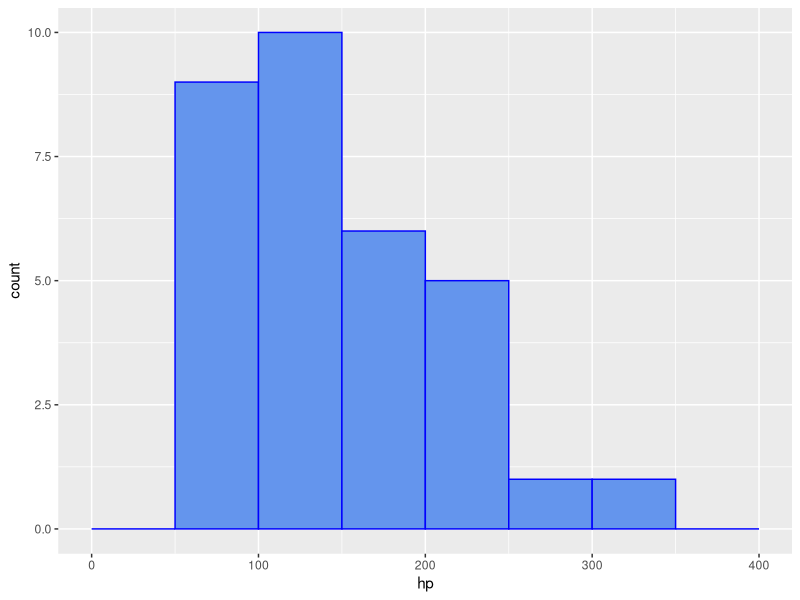
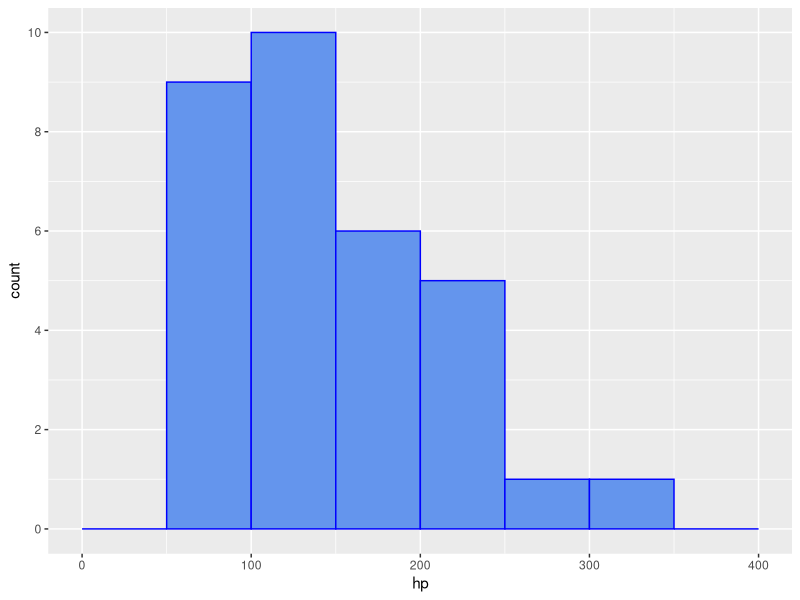
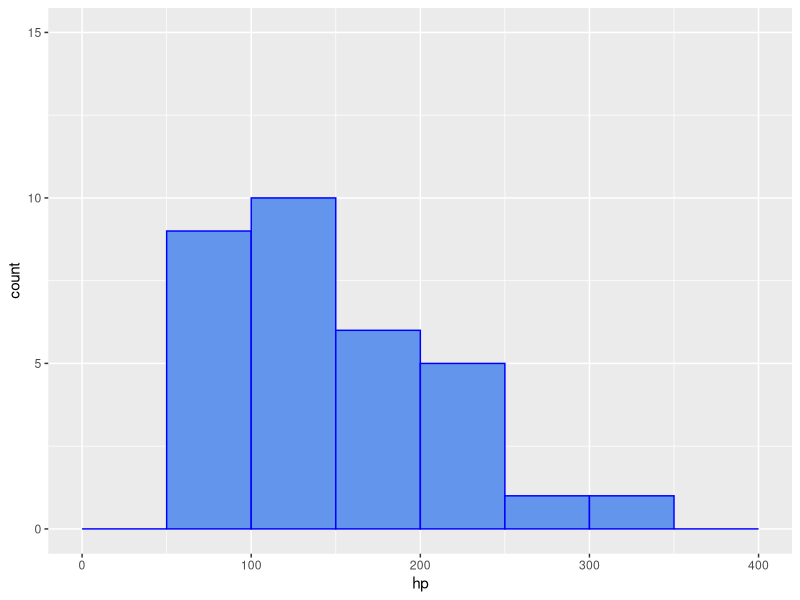
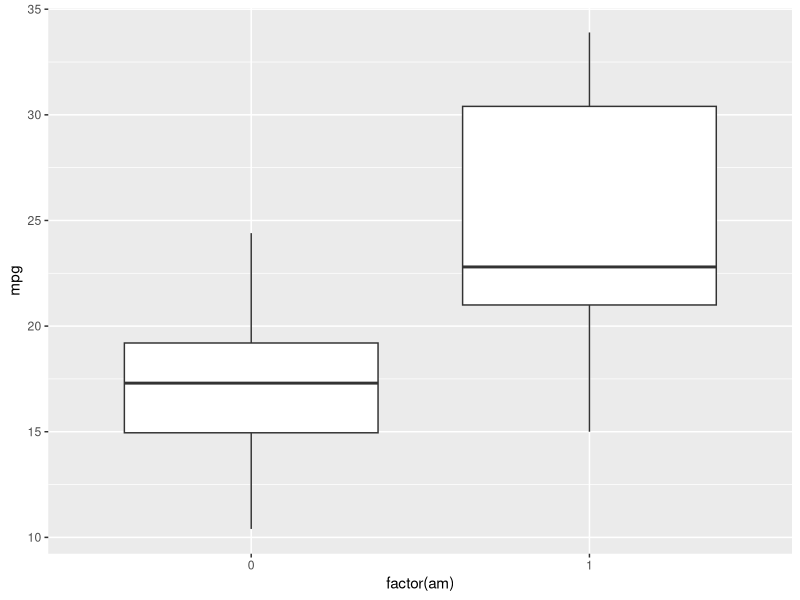
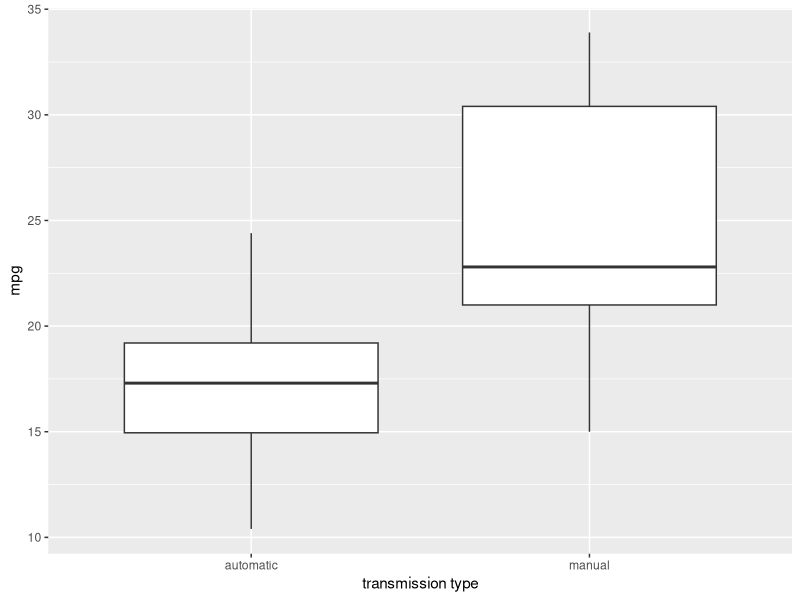

Source code (R) for these figures, in order: (Note: this script raises an error after producing the figures.)
## ---- chunk 1
knitr::opts_chunk$set(echo = TRUE, error = TRUE)
## ---- chunk 2
library(tidyverse)
ggplot(mtcars, aes(x = hp)) +
  geom_histogram(breaks = seq(0, 400, 50),
                 color = "blue", fill = "cornflowerblue")
## ---- chunk 3
ggplot(mtcars, aes(x = hp)) +
  geom_histogram(breaks = seq(0, 400, 50),
                 color = "blue", fill = "cornflowerblue") +
  scale_y_continuous(breaks = seq(0, 10, 2))
## ---- chunk 4
ggplot(mtcars, aes(x = hp)) +
  geom_histogram(breaks = seq(0, 400, 50),
                 color = "blue", fill = "cornflowerblue") +
  scale_y_continuous(limits = c(0, 15))
## ---- chunk 5
ggplot(mtcars, aes(x = factor(am), y = mpg)) + 
  geom_boxplot()
## ---- chunk 6
ggplot(mtcars, aes(x = factor(am), y = mpg)) + 
  geom_boxplot() + 
  scale_x_discrete(name = "transmission type",
                   labels = c("0" = "automatic", "1" = "manual"))
## ---- chunk 7
#| warning: true
#| error: true
ggplot(mtcars, aes(x = factor(am), y = mpg)) + 
  geom_boxplot() + 
  scale_x_continuous(name = "transmission type",
                   labels = c("0" = "automatic", "1" = "manual"))
## ---- chunk 8
#| warning: true
#| error: true
ggplot(mtcars, aes(x = factor(am), y = mpg)) + 
  geom_boxplot() + 
  scale_y_discrete(limits = c(0, 40))

## ---- chunk 9
ggplot(mtcars, aes(x = wt, y = mpg, color = factor(am))) +
  geom_point() +
  scale_color_manual(values = c("#FF8146", "#009BFF"))
## ---- chunk 10
ggplot(mtcars, aes(x = wt, y = mpg, color = factor(am))) +
  geom_point() +
  scale_color_brewer(palette = "Set1")
## ---- chunk 11
library(ggthemes)
ggplot(mtcars, aes(x = wt, y = mpg, color = factor(am))) +
  geom_point() +
  scale_color_colorblind()
## ---- chunk 12
ggplot(mtcars, aes(x = wt, y = mpg,
                   color = factor(am))) +
  geom_point() +
  scale_fill_manual(values = c("orange", "black"))
## ---- chunk 13
ggplot(mtcars, aes(x = mpg, y = factor(gear))) +
  geom_boxplot() +
  coord_flip()
## ---- chunk 14
ggplot(mtcars, aes(x = mpg, y = factor(gear))) + geom_boxplot() + 
  scale_x_continuous(name = "Miles per gallon") + 
  coord_flip()
## ---- chunk 15
ggplot(mtcars, aes(x = factor(gear), y = mpg)) +
  geom_boxplot() +
  scale_y_continuous(name = "Miles per gallon")
